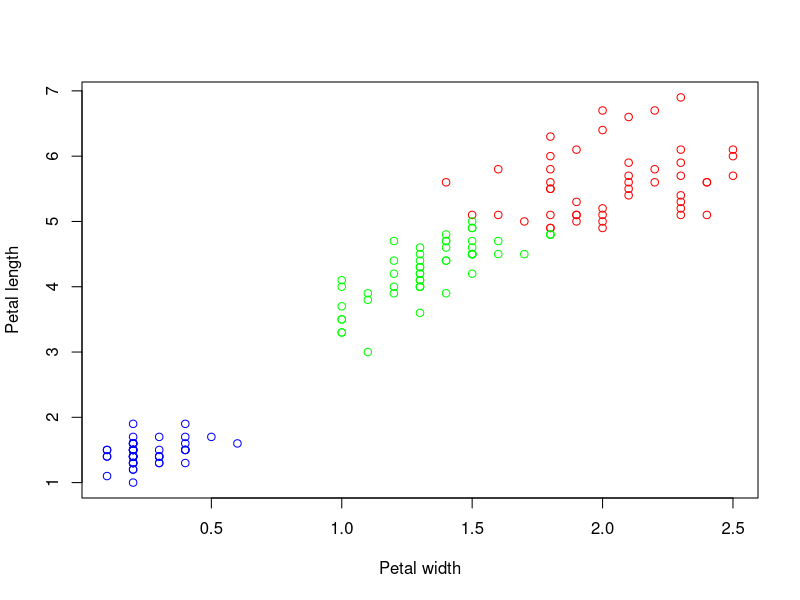

Reproduce this figure in R.
## ---- chunk 1
library(datasets)
df <- datasets::iris
head(df)
## ---- chunk 2
unique(df$Species)
## ---- chunk 3
# Make k-means with 3 clasters
ncl <- 3
cl <- stats::kmeans(df[, 3:4], ncl, nstart = 20)
cl

# Compair result of clustering with real data (3 species of iris are in analysis)
table(cl$cluster, df$Species)

# Plot data
clusters <- split.data.frame(df, cl$cluster)
xlim <- c(min(df$Petal.Width), max(df$Petal.Width))
ylim <- c(min(df$Petal.Length), max(df$Petal.Length))
col <- c('red', 'green', 'blue')
plot(0, xlab='Petal width', ylab='Petal length', xlim=xlim, ylim=ylim)
for ( i in 1:ncl ) {
  points(clusters[[i]]$Petal.Length ~ clusters[[i]]$Petal.Width, col=col[i], xlim=xlim, ylim=ylim)
}
